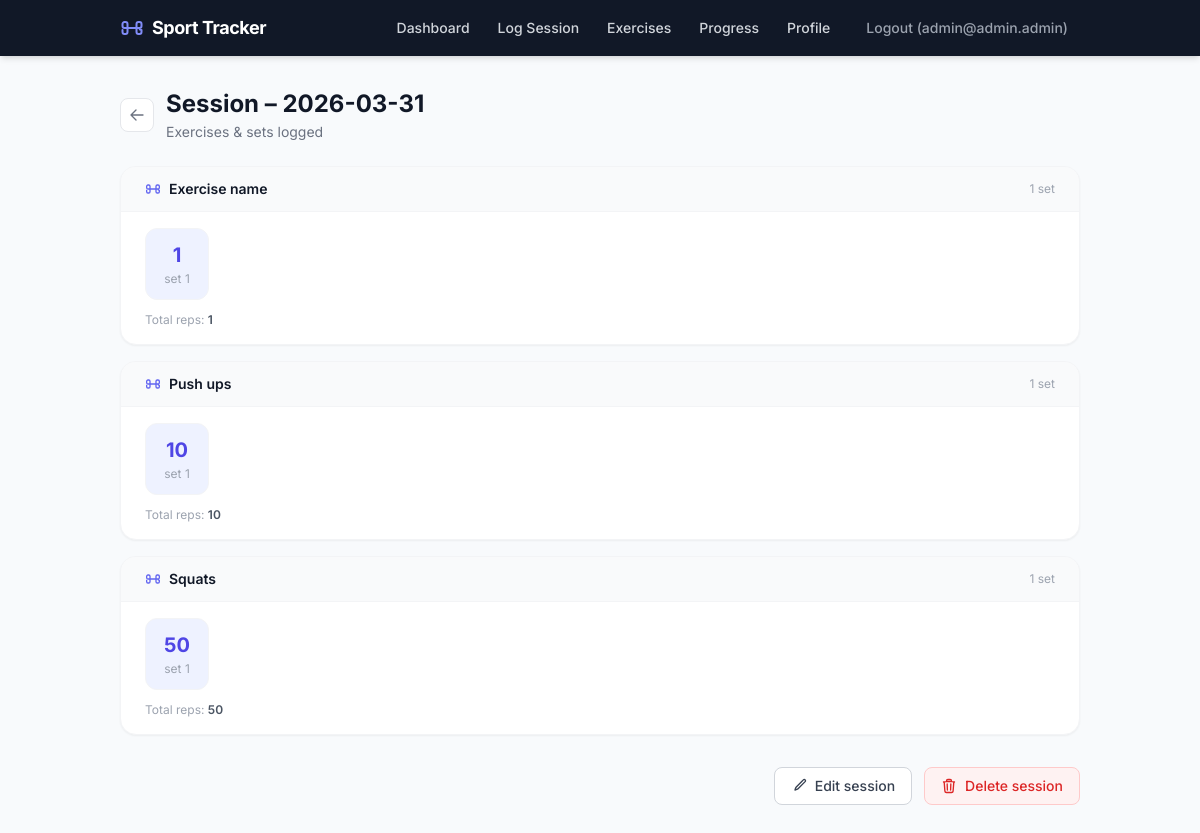
Screenshot of /sessions/3 (signed in) with the database file from the repository.
### tables this page shows
CREATE TABLE users (
  id INTEGER PRIMARY KEY AUTOINCREMENT,
  email TEXT NOT NULL UNIQUE,
  password_hash TEXT NOT NULL,
  created_at TEXT NOT NULL DEFAULT CURRENT_TIMESTAMP
, name TEXT, date_of_birth TEXT, sex TEXT CHECK (sex IN ('male', 'female')), weight REAL);

CREATE TABLE exercise_sets (
  id INTEGER PRIMARY KEY AUTOINCREMENT,
  session_exercise_id INTEGER NOT NULL,
  set_number INTEGER NOT NULL,
  reps INTEGER NOT NULL CHECK (reps >= 0),
  FOREIGN KEY (session_exercise_id) REFERENCES session_exercises(id) ON DELETE CASCADE
);

CREATE TABLE exercises (
  id INTEGER PRIMARY KEY AUTOINCREMENT,
  user_id INTEGER NOT NULL,
  name TEXT NOT NULL,
  default_sets INTEGER,
  default_reps INTEGER,
  created_at TEXT NOT NULL DEFAULT CURRENT_TIMESTAMP,
  UNIQUE(user_id, name),
  FOREIGN KEY (user_id) REFERENCES users(id) ON DELETE CASCADE
);

### app/routes.py (the view)
@bp.route("/sessions/<int:session_id>")
@login_required
def session_detail(session_id):
    sess = get_session_for_user(session_id, g.user["id"])
    if sess is None:
        abort(404)
    rows = get_session_detail(session_id)
    exercises = []
    for row in rows:
        if not exercises or exercises[-1]["name"] != row["exercise_name"]:
            exercises.append({"name": row["exercise_name"], "sets": []})
        exercises[-1]["sets"].append(row["reps"])
    return render_template("session_detail.html", session=sess, exercises=exercises)

### app/auth/__init__.py (called while the page is built)
def generate_csrf_token() -> str:
    token = session.get("csrf_token")
    if token is None:
        token = secrets.token_urlsafe(32)
        session["csrf_token"] = token
    return token

def login_required(view):
    @wraps(view)
    def wrapped_view(*args, **kwargs):
        if g.user is None:
            return redirect(url_for("auth.login"))
        return view(*args, **kwargs)
    return wrapped_view

@bp.before_app_request
def load_logged_in_user():
    from app.db import get_db  # local import to avoid circular deps at module load
    user_id = session.get("user_id")
    if user_id is None:
        g.user = None
        return
    g.user = get_db().execute("SELECT * FROM users WHERE id = ?", (user_id,)).fetchone()

@bp.before_app_request
def validate_csrf_token():
    if request.method in {"POST", "PUT", "PATCH", "DELETE"}:
        session_token = session.get("csrf_token")
        form_token = request.form.get("csrf_token")
        if session_token is None or form_token is None:
            abort(400)
        if not secrets.compare_digest(session_token, form_token):
            abort(400)

@bp.app_context_processor
def inject_csrf_token():
    return {"csrf_token": generate_csrf_token()}

### app/db.py (called while the page is built)
def get_db():
    if "db" not in g:
        database_path = Path(current_app.config["DATABASE"])
        database_path.parent.mkdir(parents=True, exist_ok=True)
        conn = sqlite3.connect(database_path)
        conn.row_factory = sqlite3.Row
        conn.execute("PRAGMA foreign_keys = ON;")
        g.db = conn
    return g.db

### app/tracker/sessions/queries.py (called while the page is built)
def get_session_for_user(session_id: int, user_id: int):
    return (
        get_db()
        .execute(
            "SELECT id, session_date FROM sessions WHERE id = ? AND user_id = ?",
            (session_id, user_id),
        )
        .fetchone()
    )

def get_session_detail(session_id: int) -> list:
    return (
        get_db()
        .execute(
            """
        SELECT e.name AS exercise_name,
               se.position,
               es.set_number,
               es.reps
        FROM session_exercises se
        JOIN exercises e ON e.id = se.exercise_id
        JOIN exercise_sets es ON es.session_exercise_id = se.id
        WHERE se.session_id = ?
        ORDER BY se.position ASC, es.set_number ASC
        """,
            (session_id,),
        )
        .fetchall()
    )

### app/templates/session_detail.html (shortened to what this page needs)
{% extends 'base.html' %}
{% block content %}
<div class="mb-6 flex items-center gap-3">
  <a href="{{ url_for('routes.dashboard') }}"
     class="inline-flex items-center justify-center rounded-lg border border-gray-200 bg-white p-2 text-gray-500 hover:bg-gray-50 transition">
    <svg class="w-4 h-4" fill="none" viewBox="0 0 24 24" stroke="currentColor" stroke-width="2">
      <path stroke-linecap="round" stroke-linejoin="round" d="M10.5 19.5L3 12m0 0l7.5-7.5M3 12h18"/>
    </svg>
  </a>
  <div>
    <h1 class="text-2xl font-bold text-gray-900">Session – {{ session['session_date'] }}</h1>
    <p class="text-sm text-gray-500 mt-0.5">Exercises &amp; sets logged</p>
  </div>
</div>
{% if exercises %}
  <div class="space-y-4">
    {% for ex in exercises %}
      <div class="rounded-2xl bg-white border border-gray-100 shadow-sm overflow-hidden">
        <div class="px-6 py-3 border-b border-gray-100 bg-gray-50 flex items-center gap-2">
          <span class="text-sm font-semibold text-gray-900">{{ ex['name'] }}</span>
          <span class="ml-auto text-xs text-gray-400">{{ ex['sets']|length }} set{{ 's' if ex['sets']|length != 1 }}</span>
        </div>
        <div class="px-6 py-4">
          <div class="flex flex-wrap gap-2">
            {% for reps in ex['sets'] %}
              <div class="flex flex-col items-center justify-center rounded-xl border border-gray-100 bg-indigo-50 px-4 py-3 min-w-[4rem]">
                <span class="text-xl font-bold text-indigo-600">{{ reps }}</span>
                <span class="text-xs text-gray-400 mt-0.5">set {{ loop.index }}</span>
              </div>
            {% endfor %}
          </div>
          <p class="mt-3 text-xs text-gray-400">
            Total reps: <span class="font-semibold text-gray-600">{{ ex['sets']|sum }}</span>
          </p>
        </div>
      </div>
    {% endfor %}
  </div>
{% endif %}
<div class="mt-8 flex items-center justify-end gap-3">
  <a href="{{ url_for('routes.edit_session_view', session_id=session['id']) }}"
     class="inline-flex items-center gap-2 rounded-lg border border-gray-300 bg-white px-4 py-2 text-sm font-medium text-gray-700 hover:bg-gray-50 transition active:scale-95">
    <svg class="w-4 h-4" fill="none" viewBox="0 0 24 24" stroke="currentColor" stroke-width="2">
      <path stroke-linecap="round" stroke-linejoin="round" d="M16.862 4.487l1.687-1.688a1.875 1.875 0 112.652 2.652L10.582 16.07a4.5 4.5 0 01-1.897 1.13L6 18l.8-2.685a4.5 4.5 0 011.13-1.897l8.932-8.931z"/>
    </svg>
    Edit session
  </a>
  <form method="post" action="{{ url_for('routes.delete_session_view', session_id=session['id']) }}"
        onsubmit="return confirm('Delete this session? This cannot be undone.')">
    <button type="submit"
            class="inline-flex items-center gap-2 rounded-lg border border-red-200 bg-red-50 px-4 py-2 text-sm font-medium text-red-600 hover:bg-red-100 transition active:scale-95 cursor-pointer">
      Delete session
    </button>
  </form>
</div>
{% endblock %}

### app/templates/base.html (shortened to what this page needs)
<!doctype html>
<html lang="en" class="h-full">
<head>
  <script src="https://cdn.tailwindcss.com"></script>
</head>
<body class="h-full bg-slate-50 text-gray-900 font-sans antialiased">
  <nav class="bg-gray-900 shadow-md">
    <div class="mx-auto max-w-5xl px-4 sm:px-6 lg:px-8">
      <div class="flex h-14 items-center justify-between">
        <a href="{{ url_for('routes.dashboard') if g.user else url_for('auth.login') }}"
           class="flex items-center gap-2 text-white font-bold text-lg tracking-tight">
          Sport Tracker
        </a>
        {% if g.user %}
        <div class="hidden sm:flex items-center gap-1">
          <a href="{{ url_for('routes.dashboard') }}"
             class="rounded-md px-3 py-1.5 text-sm font-medium text-gray-300 hover:bg-gray-700 hover:text-white transition">Dashboard</a>
          <a href="{{ url_for('routes.new_session') }}"
             class="rounded-md px-3 py-1.5 text-sm font-medium text-gray-300 hover:bg-gray-700 hover:text-white transition">Log Session</a>
          <a href="{{ url_for('routes.exercises') }}"
             class="rounded-md px-3 py-1.5 text-sm font-medium text-gray-300 hover:bg-gray-700 hover:text-white transition">Exercises</a>
          <a href="{{ url_for('routes.progress') }}"
             class="rounded-md px-3 py-1.5 text-sm font-medium text-gray-300 hover:bg-gray-700 hover:text-white transition">Progress</a>
          <a href="{{ url_for('routes.profile') }}"
             class="rounded-md px-3 py-1.5 text-sm font-medium text-gray-300 hover:bg-gray-700 hover:text-white transition">Profile</a>
          <form method="post" action="{{ url_for('auth.logout') }}" class="ml-2">
            <button type="submit"
                    class="rounded-md px-3 py-1.5 text-sm font-medium text-gray-400 hover:bg-gray-700 hover:text-white transition cursor-pointer border-none bg-transparent">
              Logout ({{ (g.user['name'].split()[0]) if g.user['name'] else g.user['email'] }})
            </button>
          </form>
        </div>
        {% endif %}
      </div>
    </div>
  </nav>
  <main class="mx-auto max-w-5xl px-4 sm:px-6 lg:px-8 py-8">
    {% block content %}{% endblock %}
  </main>
</body>
</html>

### rows the page displays
users: email "admin@admin.admin"
exercise_sets: name "Exercise name", sets|length "1", reps "1", sets|sum "1"
exercise_sets: name "Push ups", sets|length "1", reps "10", sets|sum "10"
exercise_sets: name "Squats", sets|length "1", reps "50", sets|sum "50"

### other values shown
{{ session['session_date'] }} "2026-03-31"
